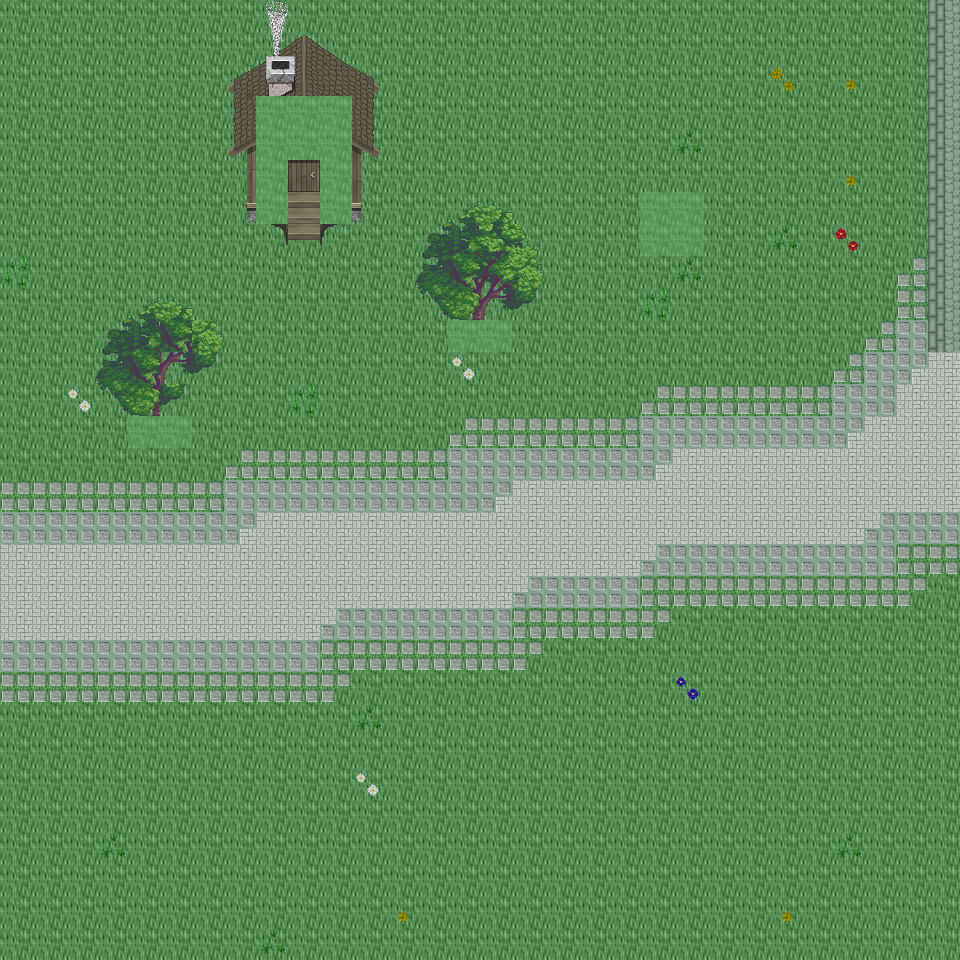

Below is a game level as drawn by its tile map, then a one-line description and the .tmx that defines it (tile-layer data replaced by summaries):
An orthogonal 30x30 tile map with 32x32 px tiles, 6 tile layers (Ground, Object, Object2, Above, ...), 45 tilesets and 3 objects (3x mapExit).

<map version="1.0" orientation="orthogonal" renderorder="right-down" width="30" height="30" tilewidth="32" tileheight="32" nextobjectid="4">
  <tileset firstgid="1" name="tileset_ground_ground" tilewidth="32" tileheight="32" tilecount="33" columns="3">
    <image source="../drawable/tileset_ground_ground.png" width="96" height="352" />
  </tileset>
  <tileset firstgid="34" name="tileset_building_castle" tilewidth="32" tileheight="32" tilecount="320" columns="20">
    <image source="../drawable/tileset_building_castle.png" width="640" height="512" />
  </tileset>
  <tileset firstgid="354" name="tileset_ground_water_pool" tilewidth="32" tileheight="32" tilecount="72" columns="3">
    <image source="../drawable/tileset_ground_water_pool.png" width="96" height="768" />
  </tileset>
  <tileset firstgid="426" name="tileset_ground_ridge_earth_dark" tilewidth="32" tileheight="32" tilecount="96" columns="12">
    <image source="../drawable/tileset_ground_ridge_earth_dark.png" width="384" height="256" />
  </tileset>
  <tileset firstgid="522" name="tileset_ground_grass_edges" tilewidth="32" tileheight="32" tilecount="36" columns="12">
    <image source="../drawable/tileset_ground_grass_edges.png" width="384" height="96" />
  </tileset>
  <tileset firstgid="558" name="tileset_ground_earth_edges" tilewidth="32" tileheight="32" tilecount="18" columns="6">
    <image source="../drawable/tileset_ground_earth_edges.png" width="192" height="96" />
  </tileset>
  <tileset firstgid="576" name="tileset_ground_grass_corners" tilewidth="32" tileheight="32" tilecount="24" columns="6">
    <image source="../drawable/tileset_ground_grass_corners.png" width="192" height="128" />
  </tileset>
  <tileset firstgid="600" name="tileset_plant_stump_stump_green" tilewidth="32" tileheight="32" tilecount="4" columns="2">
    <image source="../drawable/tileset_plant_stump_stump_green.png" width="64" height="64" />
  </tileset>
  <tileset firstgid="604" name="tileset_item_pot_barrel" tilewidth="32" tileheight="32" tilecount="2" columns="1">
    <image source="../drawable/tileset_item_pot_barrel.png" width="32" height="64" />
  </tileset>
  <tileset firstgid="606" name="tileset_ground_rock_rocks_2" tilewidth="32" tileheight="32" tilecount="4" columns="2">
    <image source="../drawable/tileset_ground_rock_rocks_2.png" width="64" height="64" />
  </tileset>
  <tileset firstgid="610" name="tileset_ground_ladder_horizontal_dark" tilewidth="32" tileheight="32" tilecount="3" columns="1">
    <image source="../drawable/tileset_ground_ladder_horizontal_dark.png" width="32" height="96" />
  </tileset>
  <tileset firstgid="613" name="tileset_plant_grasses" tilewidth="32" tileheight="32" tilecount="6" columns="3">
    <image source="../drawable/tileset_plant_grasses.png" width="96" height="64" />
  </tileset>
  <tileset firstgid="619" name="tileset_plant_tree_tree_green" tilewidth="32" tileheight="32" tilecount="88" columns="8">
    <image source="../drawable/tileset_plant_tree_tree_green.png" width="256" height="352" />
  </tileset>
  <tileset firstgid="707" name="tileset_ground_water_waterfall" tilewidth="32" tileheight="32" tilecount="120" columns="8">
    <image source="../drawable/tileset_ground_water_waterfall.png" width="256" height="480" />
  </tileset>
  <tileset firstgid="827" name="tileset_plant_flower_daisy_white" tilewidth="32" tileheight="32" tilecount="8" columns="2">
    <image source="../drawable/tileset_plant_flower_daisy_white.png" width="64" height="128" />
  </tileset>
  <tileset firstgid="835" name="tileset_plant_flower_daisy_red" tilewidth="32" tileheight="32" tilecount="8" columns="2">
    <image source="../drawable/tileset_plant_flower_daisy_red.png" width="64" height="128" />
  </tileset>
  <tileset firstgid="843" name="tileset_ground_rock_pebbles" tilewidth="32" tileheight="32" tilecount="3" columns="1">
    <image source="../drawable/tileset_ground_rock_pebbles.png" width="32" height="96" />
  </tileset>
  <tileset firstgid="846" name="tileset_plant_flower_daisy_yellow" tilewidth="32" tileheight="32" tilecount="8" columns="2">
    <image source="../drawable/tileset_plant_flower_daisy_yellow.png" width="64" height="128" />
  </tileset>
  <tileset firstgid="854" name="tileset_building_decoration_longhorn_skull" tilewidth="32" tileheight="32" tilecount="6" columns="3">
    <image source="../drawable/tileset_building_decoration_longhorn_skull.png" width="96" height="64" />
  </tileset>
  <tileset firstgid="860" name="tileset_furniture_light_flames" tilewidth="32" tileheight="32" tilecount="6" columns="6">
    <image source="../drawable/tileset_furniture_light_flames.png" width="192" height="32" />
  </tileset>
  <tileset firstgid="866" name="tileset_plant_stump_stump_brown" tilewidth="32" tileheight="32" tilecount="4" columns="2">
    <image source="../drawable/tileset_plant_stump_stump_brown.png" width="64" height="64" />
  </tileset>
  <tileset firstgid="870" name="tileset_building_decoration_rocks_2" tilewidth="32" tileheight="32" tilecount="2" columns="1">
    <image source="../drawable/tileset_building_decoration_rocks_2.png" width="32" height="64" />
  </tileset>
  <tileset firstgid="872" name="tileset_plant_flower_daisy_blue" tilewidth="32" tileheight="32" tilecount="8" columns="2">
    <image source="../drawable/tileset_plant_flower_daisy_blue.png" width="64" height="128" />
  </tileset>
  <tileset firstgid="880" name="tileset_building_fence_fence_chunky" tilewidth="32" tileheight="32" tilecount="21" columns="3">
    <image source="../drawable/tileset_building_fence_fence_chunky.png" width="96" height="224" />
  </tileset>
  <tileset firstgid="901" name="tileset_ground_water_water_bubbles" tilewidth="32" tileheight="32" tilecount="32" columns="8">
    <image source="../drawable/tileset_ground_water_water_bubbles.png" width="256" height="128" />
  </tileset>
  <tileset firstgid="933" name="tileset_item_statue_grey_stone" tilewidth="32" tileheight="32" tilecount="4" columns="2">
    <image source="../drawable/tileset_item_statue_grey_stone.png" width="64" height="64" />
  </tileset>
  <tileset firstgid="937" name="tileset_plant_tree_tree_darkgreen" tilewidth="32" tileheight="32" tilecount="88" columns="8">
    <image source="../drawable/tileset_plant_tree_tree_darkgreen.png" width="256" height="352" />
  </tileset>
  <tileset firstgid="1025" name="tileset_logic_creature_animal" tilewidth="32" tileheight="32" tilecount="32" columns="8">
    <image source="../drawable/tileset_logic_creature_animal.png" width="256" height="128" />
  </tileset>
  <tileset firstgid="1057" name="tileset_logic_creature_rodent" tilewidth="32" tileheight="32" tilecount="8" columns="8">
    <image source="../drawable/tileset_logic_creature_rodent.png" width="256" height="32" />
  </tileset>
  <tileset firstgid="1065" name="tileset_logic_portal" tilewidth="32" tileheight="32" tilecount="24" columns="8">
    <image source="../drawable/tileset_logic_portal.png" width="256" height="96" />
  </tileset>
  <tileset firstgid="1089" name="tileset_logic_item_mushroom" tilewidth="32" tileheight="32" tilecount="6" columns="6">
    <image source="../drawable/tileset_logic_item_mushroom.png" width="192" height="32" />
  </tileset>
  <tileset firstgid="1095" name="tileset_logic_collision" tilewidth="32" tileheight="32" tilecount="1" columns="1">
    <image source="../drawable/tileset_logic_collision.png" width="32" height="32" />
  </tileset>
  <tileset firstgid="1096" name="tileset_logic_creature_human_little" tilewidth="32" tileheight="32" tilecount="2" columns="2">
    <image source="../drawable/tileset_logic_creature_human_little.png" width="64" height="32" />
  </tileset>
  <tileset firstgid="1098" name="tileset_logic_creature_fairy" tilewidth="32" tileheight="32" tilecount="4" columns="4">
    <image source="../drawable/tileset_logic_creature_fairy.png" width="128" height="32" />
  </tileset>
  <tileset firstgid="1102" name="tileset_logic_item_herb" tilewidth="32" tileheight="32" tilecount="5" columns="5">
    <image source="../drawable/tileset_logic_item_herb.png" width="160" height="32" />
  </tileset>
  <tileset firstgid="1107" name="tileset_object_suspension_bridge" tilewidth="32" tileheight="32" tilecount="24" columns="3">
    <image source="../drawable/tileset_object_suspension_bridge.png" width="96" height="256" />
  </tileset>
  <tileset firstgid="1131" name="tileset_logic_creature_farm_animal" tilewidth="32" tileheight="32" tilecount="16" columns="8">
    <image source="../drawable/tileset_logic_creature_farm_animal.png" width="256" height="64" />
  </tileset>
  <tileset firstgid="1147" name="tileset_ground_green_paving" tilewidth="32" tileheight="32" tilecount="18" columns="3">
    <image source="../drawable/tileset_ground_green_paving.png" width="96" height="192" />
  </tileset>
  <tileset firstgid="1165" name="tileset_logic_protection" tilewidth="32" tileheight="32" tilecount="2" columns="2">
    <image source="../drawable/tileset_logic_protection.png" width="64" height="32" />
  </tileset>
  <tileset firstgid="1167" name="tileset_light_light_5x5" tilewidth="32" tileheight="32" tilecount="25" columns="5">
    <image source="../drawable/tileset_light_light_5x5.png" width="160" height="160" />
  </tileset>
  <tileset firstgid="1192" name="tileset_light_door_light" tilewidth="32" tileheight="32" tilecount="12" columns="3">
    <image source="../drawable/tileset_light_door_light.png" width="96" height="128" />
  </tileset>
  <tileset firstgid="1204" name="tileset_building_huts" tilewidth="32" tileheight="32" tilecount="338" columns="26">
    <image source="../drawable/tileset_building_huts.png" width="832" height="416" />
  </tileset>
  <tileset firstgid="1542" name="tileset_building_chimney_smoke" tilewidth="32" tileheight="32" tilecount="40" columns="4">
    <image source="../drawable/tileset_building_chimney_smoke.png" width="128" height="320" />
  </tileset>
  <tileset firstgid="1582" name="tileset_plant_tree_chestnut_tree" tilewidth="32" tileheight="32" tilecount="20" columns="4">
    <image source="../drawable/tileset_plant_tree_chestnut_tree.png" width="128" height="160" />
  </tileset>
  <tileset firstgid="1602" name="tileset_logic_creature_troll" tilewidth="32" tileheight="32" tilecount="4" columns="4">
    <image source="../drawable/tileset_logic_creature_troll.png" width="128" height="32" />
  </tileset>
  <layer name="Ground" width="30" height="30">
    <data>[900 cells, 900 non-empty, 2 distinct tile ids]</data>
  </layer>
  <layer name="Object" width="30" height="30">
    <data>[900 cells, 240 non-empty, 9 distinct tile ids]</data>
  </layer>
  <layer name="Object2" width="30" height="30">
    <data>[900 cells, 46 non-empty, 29 distinct tile ids]</data>
  </layer>
  <layer name="Above" width="30" height="30">
    <data>[900 cells, 44 non-empty, 31 distinct tile ids]</data>
  </layer>
  <layer name="Above2" width="30" height="30">
    <data>[900 cells, 6 non-empty, 6 distinct tile ids]</data>
  </layer>
  <layer name="Walkable" width="30" height="30">
    <data>[900 cells, 18 non-empty, 1 distinct tile ids]</data>
  </layer>
  <objectgroup name="MapEvents">
    <object id="1" name="south" type="mapExit" x="0" y="928" width="960" height="32">
      <properties>
        <property name="map" value="level_0_x103_y94" />
        <property name="x" value="0" />
        <property name="y" value="1" />
      </properties>
    </object>
    <object id="2" name="west" type="mapExit" x="0" y="0" width="32" height="960">
      <properties>
        <property name="map" value="level_0_x102_y93" />
        <property name="x" value="28" />
        <property name="y" value="0" />
      </properties>
    </object>
    <object id="3" name="east" type="mapExit" x="928" y="0" width="32" height="960">
      <properties>
        <property name="map" value="level_0_x104_y93" />
        <property name="x" value="1" />
        <property name="y" value="0" />
      </properties>
    </object>
  </objectgroup>
</map>
